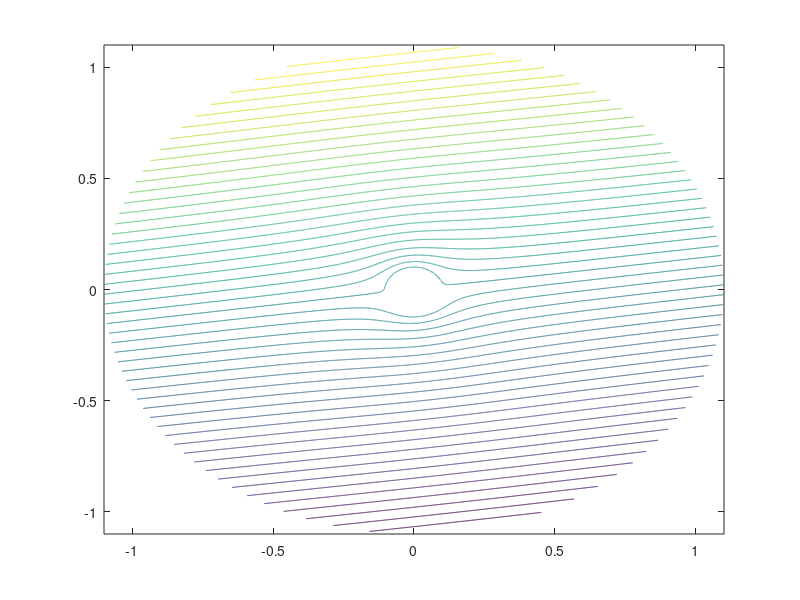

Recreate this plot in MATLAB.
clear all;
clc;

i = 1i; %imaginary number

R = 0.1; %Radius of cylinder
gam = 0.05; %Cirkulace rychlosti po profilu
degUhel = 8; %Angle of attack - degrees

uhel = pi * degUhel / 180; %Uhel nabehu (Angle of attack) - radians

%Speed
Uinfad = 10 * (cos(uhel) - sin(uhel) * i);
Uinf = 10 * (cos(uhel) + sin(uhel) * i);

%Oblast Omega - polar coordinates, radius of contour area r = < 0.1 ; 1.1 >
[rr,phi] = meshgrid(R + 10 * R * (0:0.002:1), 0:0.001:(2 * pi) );

%Polar complex number
xx = rr .* cos(phi);
yy = rr .* sin(phi);
zz = xx + i .* yy;

%Complex potential
Fzz = Uinfad * zz + Uinf * R^2 ./ zz - gam * log(zz) ./ (2 * pi * i);

tt = 0:0.02:1; %Parametr
aaa = min(min(imag(Fzz))); %Minimal value of Im(Fzz) in the entire matrix
bbb = max(max(imag(Fzz))); %Maximal value of Im(Fzz) in the entire matrix

%Plot -> xx, yy, Im(Fzz) = proudova fce, levels from min. to max. value
contour(xx, yy, imag(Fzz), aaa + (bbb - aaa) * tt);
